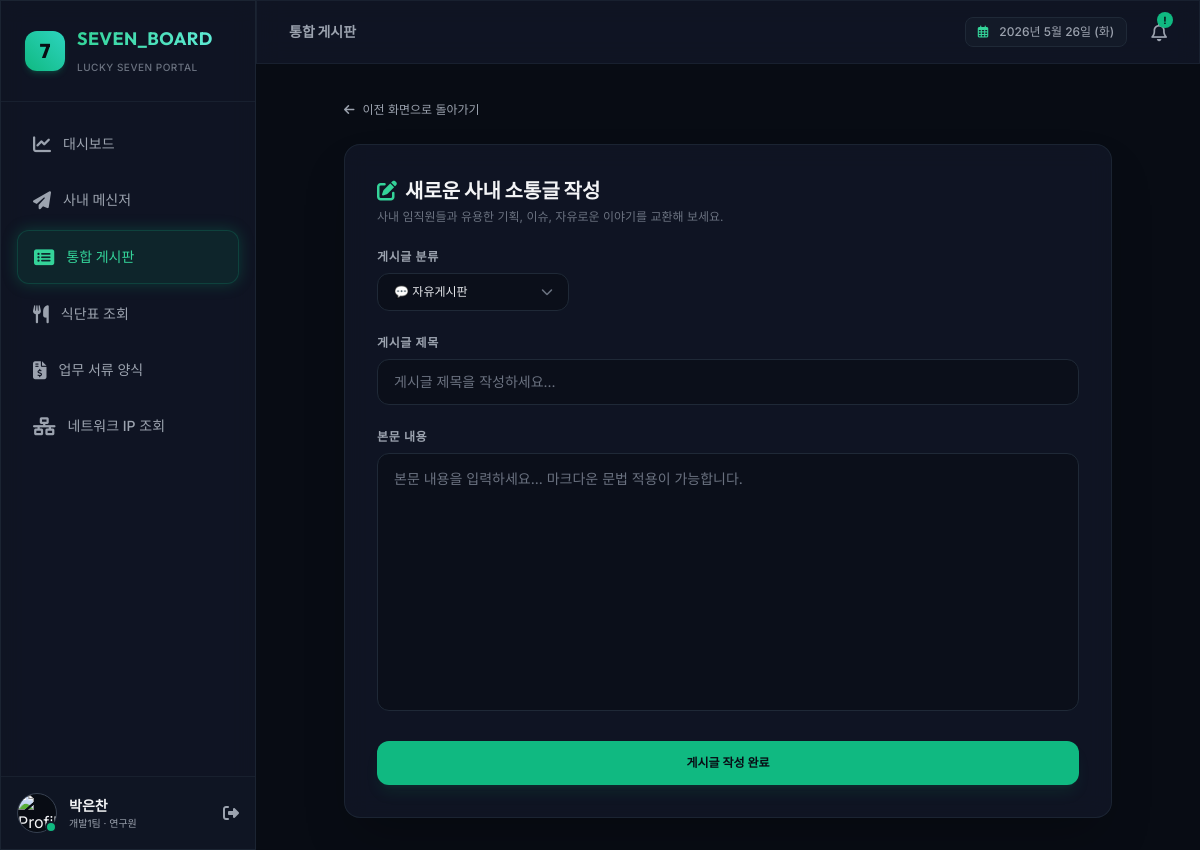
The page /board/write (signed in) on the database its author committed.
### tables this page shows
CREATE TABLE users (
        id TEXT PRIMARY KEY,
        email TEXT UNIQUE NOT NULL,
        password TEXT NOT NULL,
        name TEXT NOT NULL,
        department TEXT NOT NULL,
        position TEXT NOT NULL,
        avatar_url TEXT,
        status TEXT DEFAULT 'Online',
        is_admin INTEGER DEFAULT 0,
        created_at TEXT DEFAULT (datetime('now', 'localtime'))
    );

### app.py (the view, shortened to what this page needs)
@app.route('/board/write', methods=['GET', 'POST'])
@login_required
def board_write():
    return render_template('board_write.html')

### app.py (called while the page is built)
def login_required(f):
    import functools
    @functools.wraps(f)
    def decorated_function(*args, **kwargs):
        if 'user_id' not in session:
            return redirect(url_for('login'))
        return f(*args, **kwargs)
    return decorated_function

@app.before_request
def load_logged_in_user():
    user_id = session.get('user_id')
    if user_id is None:
        g.user = None
    else:
        conn = get_db_connection()
        g.user = conn.execute('SELECT * FROM users WHERE id = ?', (user_id,)).fetchone()
        conn.close()

### database.py (called while the page is built)
def get_db_connection():
    conn = sqlite3.connect(DATABASE_FILE)
    conn.row_factory = sqlite3.Row  # 컬렉션을 dict처럼 다룰 수 있게 설정
    conn.execute("PRAGMA foreign_keys = ON") # 외래키 제약조건 활성화
    return conn

### templates/board_write.html (shortened to what this page needs)
{% extends 'layout.html' %}
{% block content %}
<div class="max-w-3xl mx-auto space-y-6 animate-fade-in">
    <a href="javascript:history.back()" class="inline-flex items-center gap-2 text-xs text-gray-400 hover:text-emerald-400 transition-colors">
        <i class="fa-solid fa-arrow-left"></i>
        <span>이전 화면으로 돌아가기</span>
    </a>
    <div class="glass-panel rounded-2xl p-8 border border-gray-800/80 shadow-2xl space-y-6">
        <div>
            <h2 class="text-xl font-bold font-outfit text-gray-100 flex items-center gap-2">
                <i class="fa-solid fa-pen-to-square text-emerald-400"></i>
                {% if post %} 게시글 수정하기 {% else %} 새로운 사내 소통글 작성 {% endif %}
            </h2>
            <p class="text-xs text-gray-500 mt-1">
                사내 임직원들과 유용한 기획, 이슈, 자유로운 이야기를 교환해 보세요.
            </p>
        </div>
        <form action="{% if post %}{{ url_for('board_edit', post_id=post.id) }}{% else %}{{ url_for('board_write') }}{% endif %}" method="POST" class="space-y-6">
            <div>
                <label class="block text-xs font-semibold text-gray-400 uppercase tracking-wider mb-2">게시글 분류</label>
                <div class="relative w-48">
                    <select name="category" required class="w-full bg-[#0a0e1a]/80 border border-gray-800 focus:border-emerald-500/30 rounded-xl py-2.5 px-4 text-xs text-gray-200 outline-none transition-colors appearance-none cursor-pointer">
                        <option value="Free" {% if post and post.category == 'Free' %} selected {% endif %}>💬 자유게시판</option>
                    </select>
                    <span class="absolute inset-y-0 right-0 flex items-center pr-4 text-gray-500 pointer-events-none text-xs">
                        <i class="fa-solid fa-chevron-down"></i>
                    </span>
                </div>
            </div>
            <div>
                <label class="block text-xs font-semibold text-gray-400 uppercase tracking-wider mb-2">게시글 제목</label>
                <input type="text" name="title" value="{% if post %}{{ post.title }}{% endif %}" placeholder="게시글 제목을 작성하세요..." required class="w-full bg-[#0a0e1a]/80 border border-gray-800 focus:border-emerald-500/30 rounded-xl py-3 px-4 text-sm text-gray-100 placeholder-gray-500 outline-none transition-colors">
            </div>
            <div>
                <label class="block text-xs font-semibold text-gray-400 uppercase tracking-wider mb-2">본문 내용</label>
                <textarea name="content" rows="10" placeholder="본문 내용을 입력하세요... 마크다운 문법 적용이 가능합니다." required class="w-full bg-[#0a0e1a]/80 border border-gray-800 focus:border-emerald-500/30 rounded-xl py-3.5 px-4 text-sm text-gray-100 placeholder-gray-500 outline-none transition-colors resize-none leading-relaxed">{% if post %}{{ post.content }}{% endif %}</textarea>
            </div>
            <button type="submit" class="w-full bg-emerald-500 hover:bg-emerald-400 text-darkBg font-bold py-3.5 px-4 rounded-xl shadow-lg shadow-emerald-500/10 hover:shadow-emerald-500/20 active:scale-[0.98] transition-all text-xs cursor-pointer">
                {% if post %} 게시글 수정 반영하기 {% else %} 게시글 작성 완료 {% endif %}
            </button>
        </form>
    </div>
</div>
{% endblock %}

### templates/layout.html (shortened to what this page needs)
<!DOCTYPE html>
<html lang="ko">
<head>
    <script src="https://cdn.tailwindcss.com"></script>
    <link rel="stylesheet" href="https://cdnjs.cloudflare.com/ajax/libs/font-awesome/6.4.0/css/all.min.css">
</head>
<body class="bg-darkBg text-gray-100 font-sans min-h-screen overflow-x-hidden">
    <div class="flex h-screen overflow-hidden">
        <aside class="w-64 glass-panel border-r border-gray-800/80 flex flex-col justify-between h-full z-30 shrink-0 transition-transform duration-300">
            <div>
                <div class="p-6 border-b border-gray-800/60 flex items-center gap-3">
                    <div class="h-10 w-10 bg-gradient-to-tr from-emerald-500 to-teal-400 rounded-xl flex items-center justify-center text-darkBg font-extrabold text-xl font-outfit shadow-md shadow-emerald-500/20 active-glow">
                        7
                    </div>
                    <div>
                        <h1 class="text-lg font-bold font-outfit tracking-wide bg-gradient-to-r from-emerald-400 to-teal-300 bg-clip-text text-transparent">
                        </h1>
                        <span class="text-[10px] text-gray-500 font-medium uppercase tracking-wider">Lucky Seven Portal</span>
                    </div>
                </div>
                <nav class="p-4 space-y-1">
                    <a href="{{ url_for('dashboard') }}" class="flex items-center gap-3 px-4 py-3 rounded-xl transition-all duration-300 group {% if request.path == '/' %} bg-emerald-500/10 text-emerald-400 border border-emerald-500/20 active-glow {% else %} text-gray-400 hover:text-gray-200 hover:bg-gray-800/40 {% endif %}">
                        <i class="fa-solid fa-chart-line text-lg group-hover:scale-110 transition-transform"></i>
                        <span class="text-sm font-medium">대시보드</span>
                    </a>
                    <a href="{{ url_for('chat') }}" class="flex items-center gap-3 px-4 py-3 rounded-xl transition-all duration-300 group {% if request.path == '/chat' %} bg-emerald-500/10 text-emerald-400 border border-emerald-500/20 active-glow {% else %} text-gray-400 hover:text-gray-200 hover:bg-gray-800/40 {% endif %}">
                        <i class="fa-solid fa-paper-plane text-lg group-hover:rotate-12 transition-transform"></i>
                        <span class="text-sm font-medium">사내 메신저</span>
                    </a>
                    <a href="{{ url_for('board_list') }}" class="flex items-center gap-3 px-4 py-3 rounded-xl transition-all duration-300 group {% if request.path == '/board' or '/board/' in request.path %} bg-emerald-500/10 text-emerald-400 border border-emerald-500/20 active-glow {% else %} text-gray-400 hover:text-gray-200 hover:bg-gray-800/40 {% endif %}">
                        <i class="fa-solid fa-rectangle-list text-lg group-hover:scale-110 transition-transform"></i>
                        <span class="text-sm font-medium">통합 게시판</span>
                    </a>
                    <a href="{{ url_for('menu') }}" class="flex items-center gap-3 px-4 py-3 rounded-xl transition-all duration-300 group {% if request.path == '/menu' %} bg-emerald-500/10 text-emerald-400 border border-emerald-500/20 active-glow {% else %} text-gray-400 hover:text-gray-200 hover:bg-gray-800/40 {% endif %}">
                        <i class="fa-solid fa-utensils text-lg group-hover:scale-110 transition-transform"></i>
                        <span class="text-sm font-medium">식단표 조회</span>
                    </a>
                    <a href="{{ url_for('documents') }}" class="flex items-center gap-3 px-4 py-3 rounded-xl transition-all duration-300 group {% if request.path == '/documents' %} bg-emerald-500/10 text-emerald-400 border border-emerald-500/20 active-glow {% else %} text-gray-400 hover:text-gray-200 hover:bg-gray-800/40 {% endif %}">
                        <i class="fa-solid fa-file-invoice-dollar text-lg group-hover:scale-110 transition-transform"></i>
                        <span class="text-sm font-medium">업무 서류 양식</span>
                    </a>
                    <a href="{{ url_for('network') }}" class="flex items-center gap-3 px-4 py-3 rounded-xl transition-all duration-300 group {% if request.path == '/network' %} bg-emerald-500/10 text-emerald-400 border border-emerald-500/20 active-glow {% else %} text-gray-400 hover:text-gray-200 hover:bg-gray-800/40 {% endif %}">
                        <i class="fa-solid fa-network-wired text-lg group-hover:scale-110 transition-transform"></i>
                        <span class="text-sm font-medium">네트워크 IP 조회</span>
                    </a>
                </nav>
            </div>
            {% if g.user %}
            <div class="p-4 border-t border-gray-800/60 bg-gray-900/30">
                <div class="flex items-center gap-3">
                    <div class="relative">
                        {% if g.user.avatar_url %}
                        <img class="h-10 w-10 rounded-full border border-gray-700 bg-darkBg object-cover" src="{{ g.user.avatar_url }}" alt="Profile" onerror="this.src='https://cdn-icons-png.flaticon.com/512/3135/3135715.png'">
                        {% else %}
                        <img class="h-10 w-10 rounded-full border border-gray-700 bg-darkBg" src="https://cdn-icons-png.flaticon.com/512/3135/3135715.png" alt="Profile">
                        {% endif %}
                        <span class="absolute bottom-0 right-0 h-3 w-3 rounded-full border-2 border-darkCard
                        {% if g.user.status == 'Online' %} bg-emerald-500
                        {% elif g.user.status == 'Away' %} bg-amber-500
                        {% else %} bg-gray-500 {% endif %}"></span>
                    </div>
                    <div class="flex-1 min-w-0">
                        <p class="text-sm font-semibold truncate">{{ g.user.name }}</p>
                        <p class="text-[10px] text-gray-400 truncate">{{ g.user.department }} · {{ g.user.position }}</p>
                    </div>
                    <a href="{{ url_for('logout') }}" title="로그아웃" class="text-gray-400 hover:text-red-400 transition-colors">
                        <i class="fa-solid fa-right-from-bracket text-md"></i>
                    </a>
                </div>
            </div>
            {% endif %}
        </aside>
        <div class="flex-1 flex flex-col overflow-hidden bg-darkBg">
            <header class="h-16 glass-panel border-b border-gray-800/60 flex items-center justify-between px-8 z-20 shrink-0">
                <div class="flex items-center gap-4">
                    <div class="text-sm font-semibold font-outfit text-gray-400">
                        {% if request.path == '/' %} 대시보드
                        {% elif request.path == '/chat' %} 사내 메신저
                        {% elif '/board' in request.path %} 통합 게시판
                        {% elif request.path == '/menu' %} 사내 식단표
                        {% elif request.path == '/documents' %} 서류 양식 관리
                        {% elif request.path == '/network' %} 네트워크 IP 현황
                        {% endif %}
                    </div>
                </div>
                <div class="flex items-center gap-6">
                    <div class="text-xs text-gray-400 font-medium bg-gray-800/30 px-3 py-1.5 rounded-lg border border-gray-800">
                        <i class="fa-regular fa-calendar-days text-emerald-400 mr-2"></i>
                        <span id="header-live-time">Loading...</span>
                    </div>
                    <div class="relative cursor-pointer text-gray-400 hover:text-gray-200 transition-colors">
                        <i class="fa-regular fa-bell text-lg"></i>
                        <span class="absolute -top-1.5 -right-1.5 h-4 w-4 bg-emerald-500 text-[10px] font-bold text-darkBg rounded-full flex items-center justify-center animate-pulse">
                            !
                        </span>
                    </div>
                </div>
            </header>
            <main class="flex-1 overflow-y-auto p-8 relative">
                {% block content %}{% endblock %}
            </main>
        </div>
    </div>
</body>
</html>

### templates/layout.html (style rules this page uses)
.glass-panel { background: rgba(17, 23, 38, 0.85); backdrop-filter: blur(12px); -webkit-backdrop-filter: blur(12px); border: 1px solid rgba(255, 255, 255, 0.05); }
.active-glow { box-shadow: 0 0 15px rgba(16, 185, 129, 0.25); }

### rows shown on the page
users: user.name "박은찬", user.department "개발1팀", user.position "연구원"
